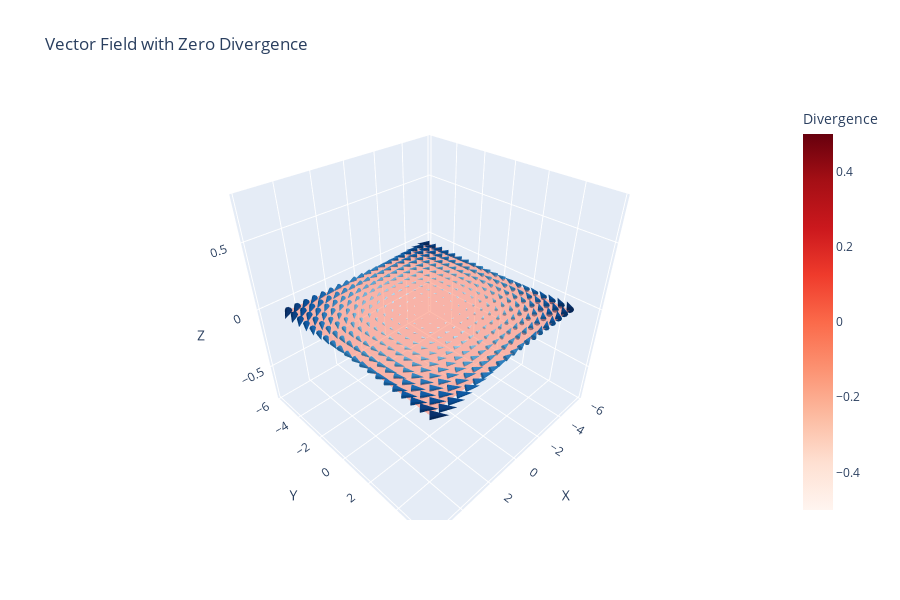

The notebook cell this image was saved under:
### Code cell
# Create quiver plot for the vector field
fig = go.Figure()

fig.add_trace(go.Cone(
    x=X.flatten(),
    y=Y.flatten(),
    z=np.zeros_like(X).flatten(),
    u=P.flatten(),
    v=Q.flatten(),
    w=np.zeros_like(X).flatten(),
    colorscale='Blues',
    sizemode='absolute',
    sizeref=10,
    showscale=False,
    anchor='tail',
    name='Vector Field'
))

# Create contour plot for divergence
# Since divergence is zero, we'll plot it as a flat surface at z=0
fig.add_trace(go.Surface(
    x=X,
    y=Y,
    z=div_F,
    colorscale='Reds',
    opacity=0.5,
    showscale=True,
    colorbar=dict(title='Divergence'),
    name='Divergence'
))

# Update layout
fig.update_layout(
    title='Vector Field with Zero Divergence',
    scene=dict(
        xaxis_title='X',
        yaxis_title='Y',
        zaxis_title='Z',
        camera=dict(
            eye=dict(x=1.2, y=1.2, z=1.2)
        )
    ),
    autosize=True,
    height=600
)

# Show plot
fig.show()

### Figure 1 — Plotly figure (JSON) as saved in the notebook; plotly's stock layout.template omitted (floating-point values rounded to 4 significant figures; data arrays with more than 128 entries replaced by an {"elided": "..."} marker saying what was removed)
{"data": [{"anchor": "tail", "colorscale": [[0, "rgb(247,251,255)"], [0.125, "rgb(222,235,247)"], [0.25, "rgb(198,219,239)"], [0.375, "rgb(158,202,225)"], [0.5, "rgb(107,174,214)"], [0.625, "rgb(66,146,198)"], [0.75, "rgb(33,113,181)"], [0.875, "rgb(8,81,156)"], [1, "rgb(8,48,107)"]], "name": "Vector Field", "showscale": false, "sizemode": "absolute", "sizeref": 10, "type": "cone", "u": {"elided": "400 float values"}, "v": {"elided": "400 float values"}, "w": {"elided": "400 int values"}, "x": {"elided": "400 float values"}, "y": {"elided": "400 float values"}, "z": {"elided": "400 int values"}}, {"colorbar": {"title": {"text": "Divergence"}}, "colorscale": [[0, "rgb(255,245,240)"], [0.125, "rgb(254,224,210)"], [0.25, "rgb(252,187,161)"], [0.375, "rgb(252,146,114)"], [0.5, "rgb(251,106,74)"], [0.625, "rgb(239,59,44)"], [0.75, "rgb(203,24,29)"], [0.875, "rgb(165,15,21)"], [1, "rgb(103,0,13)"]], "name": "Divergence", "opacity": 0.5, "showscale": true, "type": "surface", "x": {"elided": "20x20 float values"}, "y": {"elided": "20x20 float values"}, "z": {"elided": "20x20 int values"}}], "layout": {"autosize": true, "height": 600, "scene": {"camera": {"eye": {"x": 1.2, "y": 1.2, "z": 1.2}}, "xaxis": {"title": {"text": "X"}}, "yaxis": {"title": {"text": "Y"}}, "zaxis": {"title": {"text": "Z"}}}, "title": {"text": "Vector Field with Zero Divergence"}}}
